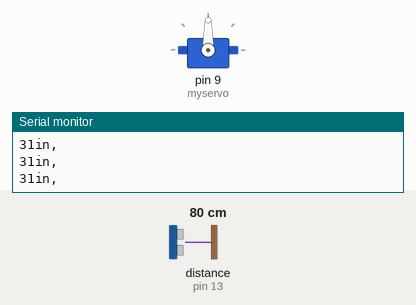
Recording of a sketch running on a simulated Arduino Uno, built with avr-gcc and run on an emulated ATmega328P. Parts: servo, the last lines printed to the serial monitor. Wiring (inferred from the names in the program): ultrasonic range finder: trigger pin 12; echo pin 13. The test bench sets the inputs (shaded band); at power-on: distance to the obstacle (sensor on pin 13) 80 cm. The echo pulse lasts 58.3 µs per cm.

Above: at 1.27 s.
1.3 s: distance to the obstacle (sensor on pin 13) set to 2 cm
4.3 s: distance to the obstacle (sensor on pin 13) set to 18 cm
At 5.75 s:
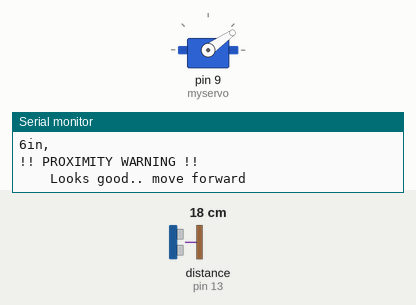
7.3 s: distance to the obstacle (sensor on pin 13) set to 35 cm
At 7.55 s:
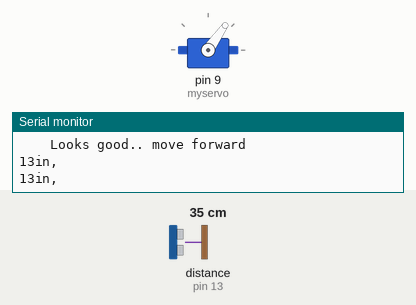
At 7.92 s:
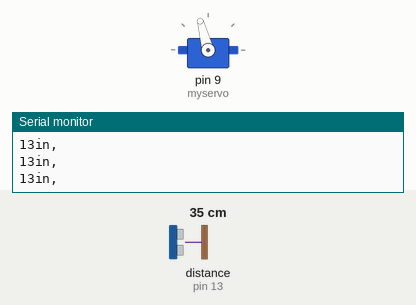
10.3 s: distance to the obstacle (sensor on pin 13) set to 4 cm
Timing chart, 0 to 12.8 s (numbered marks = the images above; inputs shaded):
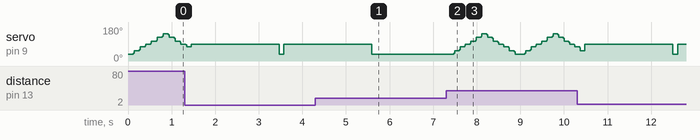

Measured:
- after the input at 4.3 s, servo on pin 9 (myservo): goes on until 5.6 s, then stays 35°

The sketch:

LCBB_ping_trigger_echo_sensor_advanced.ino
```cpp
//  Let's Code Blacksburg
//  Ping trigger/echo ultrasonic distance sensor code
//       (version .1 -tweeks )
//
//  This code gives a more advanced example of a dual-pin echo sensor
//  in conjunction with a panning servo "neck" to be interleved with
//  a moving robot or vehicle with the purpose of collision avoidance.
//  There are distance thresholds collisionwarn and collisiondist to
//  use for things like slow vs fast motor driven response.
//  Be sure to watch the serial montior to see how all these things are
//  used together.

#include <Arduino.h>

// ============== Using Pins =================
// 13 - Eyes (Ultrasonic Sensor) Echo
// 12 - Eyes (Ultrasonic Sensor) Trigger
//  9 - Eyes neck-servo

//Configure IR receiver

//Servo for eyes "neck"
#include <Servo.h>
Servo myservo;  // create servo object to control a servo
                // a maximum of eight servo objects can be created
int pos = 0;    // variable to store the servo position

//Configure "Eyes" Ping Sensor
const int pingPin = 12;
const int echoPin = 13;
const long collisionwarn = 10;
const long collisiondist = 6;
long distance = -1;

//================== SETUP ========================
void setup()
{
  myservo.attach(9);  // attaches the servo on pin 9 to the servo object
  Serial.begin(9600);  // for outputting t-shooting codes
}


//========================= pingsweep() ===========================
long pingsweep()
{
  long x = -1;

  //Pan Ping Sensor Eyes Left to Right
  for(pos = 35; pos < 145; pos += 5)  // goes from 0 degrees to 180 degrees
  {                                  // in steps of 5 degrees
    myservo.write(pos);              // tell servo to go to position in variable 'pos'
    delay(5);                       // waits 5ms for the servo to reach the position
    // Every 15-20 degrees capture IR-remote data and let out a ping,
    // and return value if > -1 && <collitiondist (inches)
    if(pos == 35 || pos == 55 || pos == 75 || pos == 90 || pos == 105 || pos == 125 || pos == 145)
      {
     //getIR();                        // While servo is moving, get the look for IR-remote data
      x = pingdist();
      if(x > -1 && x < collisionwarn ){
        myservo.write(90);             // if object detected, snap to 90 degrees (useful)
        Serial.println("!! PROXIMITY WARNING !!");
        return(x);
       }
     }
  }

  //Pan Ping Sensor Eyes Right to Left
  for(pos = 145; pos>=35; pos-=5)     // goes from 180 degrees to 0 degrees
  {
    myservo.write(pos);             // tell servo to go to position in variable 'pos'
    delay(5);                       // waits 5ms for the servo to reach the position
    //Every 15-20 degrees let out a ping, and return value if > -1 && <collitiondist (inches)
    if(pos == 35 || pos == 55 || pos == 75 || pos == 90 || pos == 105 || pos == 125 || pos == 145)
      {
      //getIR();                        // While servo is moving, get the look for IR-remote data
      x = pingdist();
      if(x > -1 && x < collisionwarn ){
        myservo.write(90);
        Serial.println("!! PROXIMITY WARNING !!");
        return(x);
       }
     }
  }

  myservo.write(90);
  return(x);
}


//======================== pingdist() ==============================
long pingdist()
{
  // Returns eyes ping distance in inches
  long duration=0, inches, cm;
  int x=0;

  // Quickly take three pings and average them...
  for( x=0 ; x<3 ; x++){
    // The eyes "ping" is triggered by a HIGH pulse of 2 or more microseconds.
    // Give a short LOW pulse beforehand to ensure a clean HIGH pulse:
    pinMode(pingPin, OUTPUT);
    digitalWrite(pingPin, LOW);  // sets up a clean ping
    delayMicroseconds(2);
    digitalWrite(pingPin, HIGH); // form a 2uS ping
    delayMicroseconds(5);
    digitalWrite(pingPin, LOW);  // end the ping
    // In this Chinese ping module, we send the ping on one pin (pingPin) and
    // read the signal from echoPin.  A HIGH pulse whose duration is the
    // time (in microseconds) from the sending of the ping to the reception
    // of its echo off of an object.
    pinMode(echoPin, INPUT);
    duration = duration + pulseIn(echoPin, HIGH);  // do this and sum it three times
  }
  // Average the three pulses
  duration = duration / 3;

  // convert the ping time into a distance
  inches = duration / 74 / 2;
  Serial.print(inches);
  Serial.println("in, ");

  delay(100);
  return(inches);
}


void loop() {
  //getIR();          //grabs IR-remote control data (if used)

  //Check out for possible collisions (collisionwarn = warning, collisiondist = stop! )
  distance = pingsweep();
    //if close to colliding, all stop
  if(distance != -1 && distance < collisiondist ){
    Serial.print("distance=");
    Serial.print(distance);
    Serial.print(" !! COLLISION IMMINENT !!");
    //movestop();              // stops all formward movement
    Serial.println("    All Stop & wait..");
    //getIR();
    delay(2000);
  }
    //otherwise, go ahead and proceed
  else{
  //moveforward();
  Serial.println("    Looks good.. move forward");
  }

}
```
